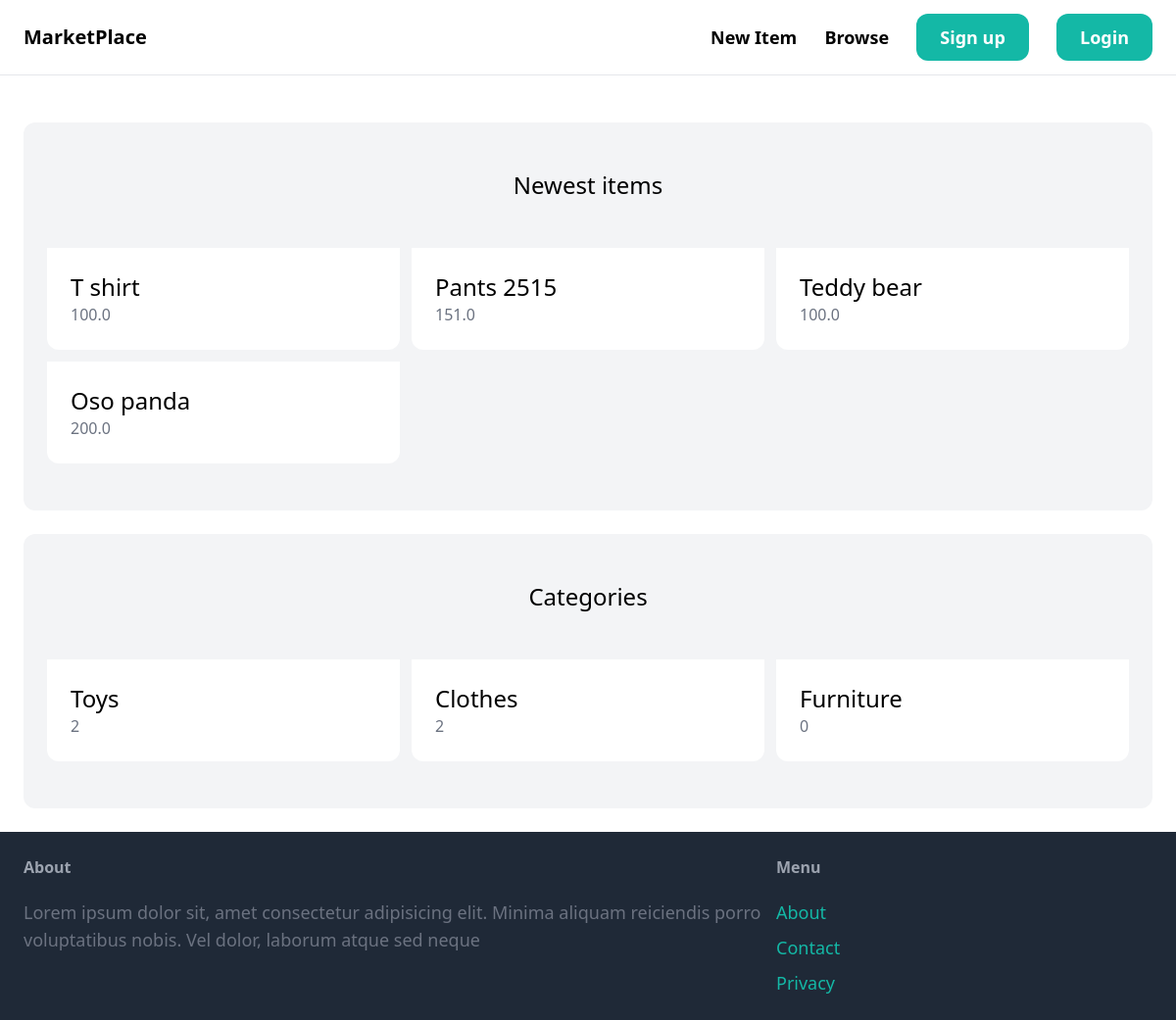
The page / on the database its author committed.
### item/models.py (models this page shows, shortened)
class Item(models.Model):
    name = models.CharField(max_length=255)
    description = models.TextField(blank=True, null=True)
    price = models.FloatField()
    is_sold = models.BooleanField(default=False)
    created_at = models.DateTimeField(auto_now_add=True)
    category = models.ForeignKey(Category, on_delete=models.CASCADE, related_name="items")
    created_by = models.ForeignKey(User, related_name="items", on_delete=models.CASCADE)
    image = models.ImageField(upload_to="item_images", blank=True, null=True)

class Category(models.Model):
    name = models.CharField(max_length=255)

### core/views.py (the view)
# urls.py: path("", views.home, name="home"),
def home(request):
    items = Item.objects.filter(is_sold=False)[0:6]
    categories = Category.objects.all()
    return render(request, "core/home.html", {"categories": categories, "items": items})

### core/templates/core/home.html (shortened to what this page needs)
{% extends 'core/base.html' %} {% block title %}Home page{% endblock %} {% block content %}
<div class="mt-6 px-6 py-12 bg-gray-100 rounded-xl">
    <h2 class="mb-12 text-2xl text-center">Newest items</h2>
    <div class="grid grid-cols-3 gap-3">
        {% for item in items %}
        <div>
            <a href="{% url 'item:detail' item.id %}">
                <div class="p-6 bg-white rounded-b-xl">
                    <h2 class="text-2xl">{{item.name}}</h2>
                    <p class="text-gray-500">{{item.price}}</p>
                </div>
            </a>
        </div>
        {% endfor %}
    </div>
</div>
<div class="mt-6 px-6 py-12 bg-gray-100 rounded-xl">
    <h2 class="mb-12 text-2xl text-center">Categories</h2>
    <div class="grid grid-cols-3 gap-3">
        {% for category in categories %}
        <div>
            <a href="{% url 'item:items' %}?query={{query}}&category={{category.id}}">
                <div class="p-6 bg-white rounded-b-xl">
                    <h2 class="text-2xl">{{category.name}}</h2>
                    <p class="text-gray-500">{{category.items.count}}</p>
                </div>
            </a>
        </div>
        {% endfor %}
    </div>
</div>
{% endblock %}

### core/templates/core/base.html (shortened to what this page needs)
<!DOCTYPE html>
<html lang="en">
<head>
    <script src="https://cdn.tailwindcss.com"></script>
</head>
<body>
    <nav class="py-6 px-6 flex justify-between items-center border-b border-gray-200">
        <a href="/" class="text-xl font-semibold">MarketPlace</a>
        <div class="space-x-6">
            <a href="{% url 'item:new' %}" class="text-lg font-semibold hover:text-gray-500">New Item</a>
            <a href="{% url 'item:items' %}" class="text-lg font-semibold hover:text-gray-500">Browse</a> {% if request.user.is_authenticated %}
            <a href="{% url 'dashboard:index' %}" class="px-6 py-3 text-lg font-semibold bg-teal-500 text-white rounded-xl hover:bg-teal-700">Dashboard</a>
            <a href="#" class="px-6 py-3 text-lg font-semibold bg-teal-500 text-white rounded-xl hover:bg-teal-700">Inbox</a> <a href="#" class="px-6 py-3 text-lg font-semibold bg-red-500 text-white rounded-xl hover:bg-teal-700">Logout</a>{% else %}
            <a href="{% url 'core:signup' %}" class="px-6 py-3 text-lg font-semibold bg-teal-500 text-white rounded-xl hover:bg-teal-700">Sign up</a>
            <a href="{% url 'core:login' %}" class="px-6 py-3 text-lg font-semibold bg-teal-500 text-white rounded-xl hover:bg-teal-700">Login</a> {% endif %}
        </div>
    </nav>
    <div class="px-6 py-6">
        {% block content %} {% endblock %}
    </div>
    <footer class="py-6 px-6 flex justify-between bg-gray-800">
        <div class="w-2/3 pr10">
            <h3 class="mb-5 font-semibold text-gray-400">About</h3>
            <p class="text-lg text-gray-500">Lorem ipsum dolor sit, amet consectetur adipisicing elit. Minima aliquam reiciendis porro voluptatibus nobis. Vel dolor, laborum atque sed neque </p>
        </div>
        <div class="w-1/3">
            <h3 class="mb-5 font-semibold text-gray-400">Menu</h3>
            <ul class="space-y-2">
                <li><a href="#" class="text-lg text-teal-500 hover:text-teal-700">About</a></li>
                <li><a href="{% url 'core:contact' %}" class="text-lg text-teal-500 hover:text-teal-700">Contact</a></li>
                <li><a href="#" class="text-lg text-teal-500 hover:text-teal-700">Privacy</a></li>
            </ul>
        </div>
    </footer>
</body>
</html>

### rows shown on the page
Item: name "T shirt", price "100.0"
Item: name "Pants 2515", price "151.0"
Item: name "Teddy bear", price "100.0"
Item: name "Oso panda", price "200.0"
Category: name "Toys", items.count "2"
Category: name "Clothes", items.count "2"
Category: name "Furniture", items.count "0"
